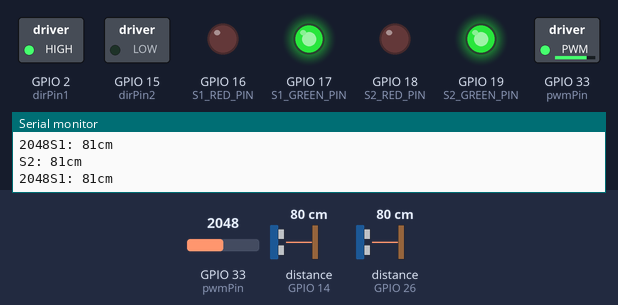
Bench run of a sketch on a simulated ESP32. Parts: switched loads named in the sketch (green lamp = pin HIGH), output pins drawn as LEDs (lit = HIGH), the last lines printed to the serial monitor. Inputs (shaded band) come from the test bench; at power-on: distance to the obstacle (sensors on GPIO 14, GPIO 26) 80 cm, GPIO 33 (pwmPin) = 2048. The echo pulse lasts 58.3 µs per cm.

Above: at 1.2 s.
1.3 s: distance to the obstacle (sensor on GPIO 14) set to 11 cm
4.3 s: distance to the obstacle (sensor on GPIO 14) set to 8 cm
At 5.3 s:
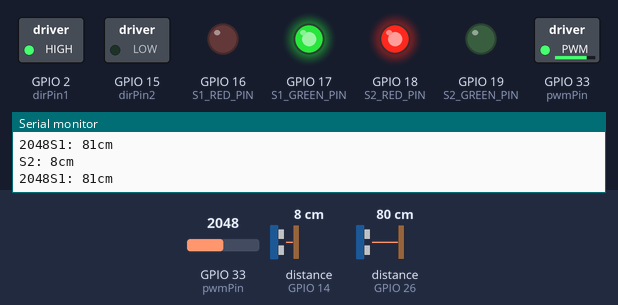
5.8 s: distance to the obstacle (sensor on GPIO 26) set to 23 cm
7.3 s: distance to the obstacle (sensor on GPIO 26) set to 18 cm
At 8.2 s:
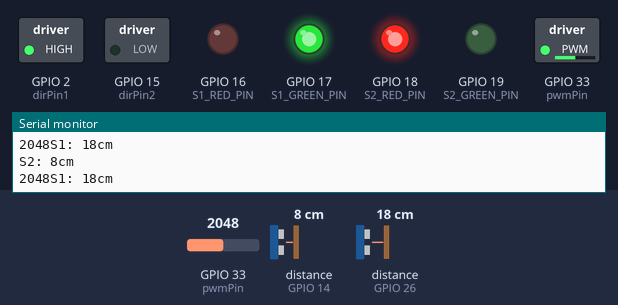
8.8 s: distance to the obstacle (sensor on GPIO 14) set to 18 cm
At 9.4 s:
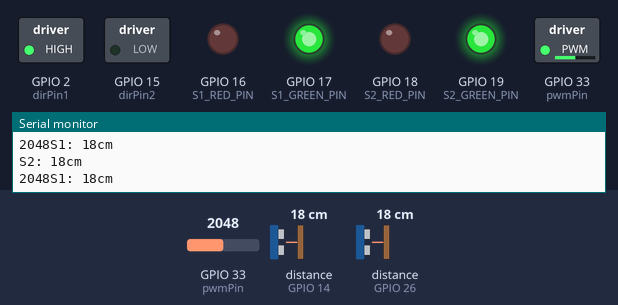
10.3 s: distance to the obstacle (sensor on GPIO 26) set to 12 cm
11.8 s: distance to the obstacle (sensor on GPIO 26) set to 9 cm
At 12.8 s:
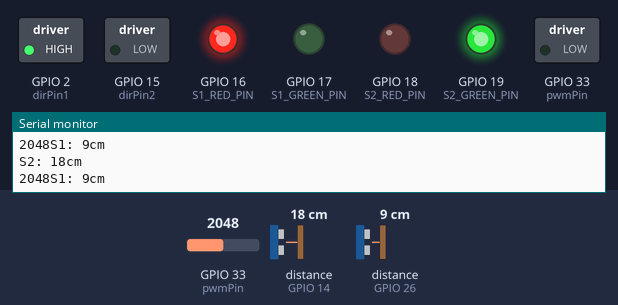
Timing chart, 0 to 14.3 s (numbered marks = the images above; inputs shaded):
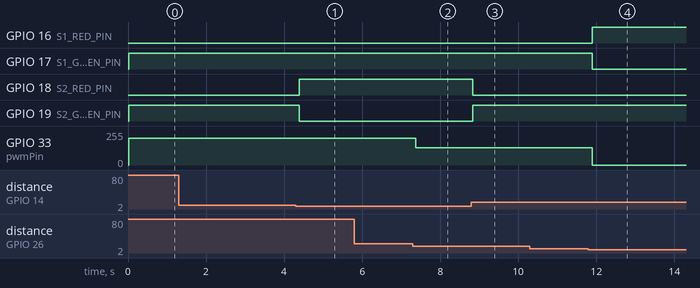

The sketch:

motor_control_sensor.ino
```cpp
#include <NewPing.h>
#include <Arduino.h>

#define S1_TRIGGER_PIN 25
#define S1_ECHO_PIN 26
#define S2_TRIGGER_PIN 27
#define S2_ECHO_PIN 14

#define S1_RED_PIN 16
#define S1_GREEN_PIN 17
#define S2_RED_PIN 18
#define S2_GREEN_PIN 19

#define pwmPin 33
#define dirPin1 2
#define dirPin2 15

#define MIN_LENGTH 10


#define maxDist 450

NewPing S1_sonar(S1_TRIGGER_PIN, S1_ECHO_PIN, maxDist);
NewPing S2_sonar(S2_TRIGGER_PIN, S2_ECHO_PIN, maxDist);
void setup()
{
  Serial.begin(9600);
  pinMode(S1_RED_PIN, OUTPUT);
  pinMode(S1_GREEN_PIN, OUTPUT);
  pinMode(S2_RED_PIN, OUTPUT);
  pinMode(S2_GREEN_PIN, OUTPUT);
  pinMode(dirPin1, OUTPUT);
  pinMode(dirPin2, OUTPUT);
  pinMode(pwmPin, OUTPUT);
  digitalWrite(dirPin1, HIGH);
  digitalWrite(dirPin2, LOW);
}

void printSensor(String sensor, int distance, int onLED, int offLED) {
    Serial.print(sensor + ": ");
    if(distance < 1) {
      Serial.print("Unable to Read");
    } else {
      Serial.print(distance);
    }

    Serial.println("cm");
    digitalWrite(offLED, LOW);
    digitalWrite(onLED, HIGH);
}

void loop()
{
  int S1_distance = S1_sonar.ping_cm();
  delay(10);  // Wait for the first echo to dissipate
  int S2_distance = S2_sonar.ping_cm();

  if (S1_distance < 1) {
    printSensor("S1", S1_distance, S1_RED_PIN, S1_GREEN_PIN);
    analogWrite(pwmPin, 0);
  } else if (S1_distance <= MIN_LENGTH) {
    printSensor("S1", S1_distance, S1_RED_PIN, S1_GREEN_PIN);
    analogWrite(pwmPin, 0);
  } else if (S1_distance > MIN_LENGTH && S1_distance <= 10) {
    printSensor("S1", S1_distance, S1_GREEN_PIN, S1_RED_PIN);
    analogWrite(pwmPin, 64);  // Slow speed
  } else if (S1_distance > 10 && S1_distance <= 20) {
    printSensor("S1", S1_distance, S1_GREEN_PIN, S1_RED_PIN);
    analogWrite(pwmPin, 128);  // Medium speed
  } else {
    printSensor("S1", S1_distance, S1_GREEN_PIN, S1_RED_PIN);
    analogWrite(pwmPin, 200);  // Fast speed
  }

  if(S2_distance < 1) {
    printSensor("S2", S2_distance, S2_RED_PIN, S2_GREEN_PIN);
  } else if(S2_distance < MIN_LENGTH) {
   printSensor("S2", S2_distance, S2_RED_PIN, S2_GREEN_PIN);
  } else {
    printSensor("S2", S2_distance, S2_GREEN_PIN, S2_RED_PIN);
  }

  Serial.print(analogRead(pwmPin));

  delay(100);  // Wait before starting the next loop
}
```

Measured:
- the behaviour switches between 10 and 9 cm on distance to the obstacle (sensor on GPIO 14) (found by bisection; images 0 and 1)
- the behaviour switches between 21 and 20 cm on distance to the obstacle (sensor on GPIO 26) (found by bisection; images 1 and 2)
- the behaviour switches between 11 and 10 cm on distance to the obstacle (sensor on GPIO 26) (found by bisection; images 3 and 4)
- after the input at 4.3 s, GPIO 18 (S2_RED_PIN): LOW → HIGH after 0.08 s; GPIO 19 (S2_GREEN_PIN): HIGH → LOW after 0.08 s
- after the input at 7.3 s, GPIO 33 (pwmPin): 200/255 → 128/255 after 0.07 s
- after the input at 8.8 s, GPIO 18 (S2_RED_PIN): HIGH → LOW at once; GPIO 19 (S2_GREEN_PIN): LOW → HIGH at once
- after the input at 11.8 s, GPIO 16 (S1_RED_PIN): LOW → HIGH after 0.10 s; GPIO 17 (S1_GREEN_PIN): HIGH → LOW after 0.10 s; GPIO 33 (pwmPin): 128/255 → 0/255 after 0.10 s
